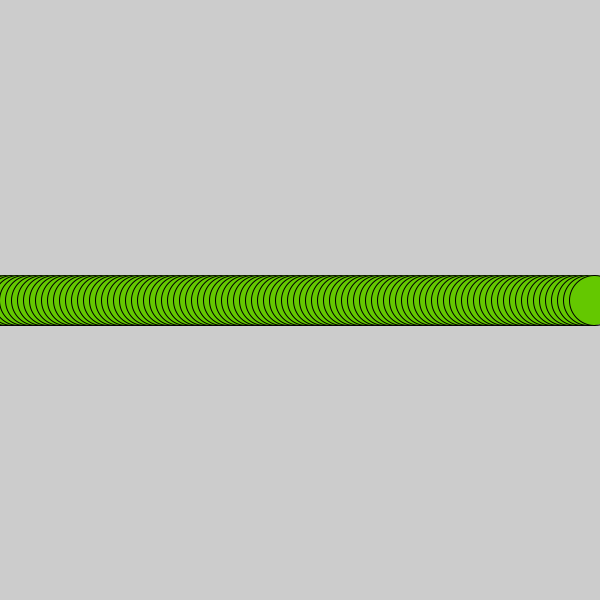
Frame 1 (no input)
Frame 60 (the mouse pressed at the canvas centre just before this capture): identical to frame 1, image omitted
Frame 120 (the mouse held since frame 60 and released just before this capture): identical to frame 1, image omitted

The Processing sketch that drew this single still picture (run headless with seeded random() and noise(); from frame 60 on, the mouse is pressed at the canvas centre):

// Processing sketch: sketch_1107codechallenge1
// ── sketch_1107codechallenge1.pde
float[] pos;

void setup() {
  size(600, 600);
  fill(100, 200, 0);
  pos=new float[100];

  
  for(int i=0;i<100;i++){
    pos[i]=i*6;
    ellipse(pos[i],height/2,50,50);
  }
}

void draw() {
  //background(210);
 
}
